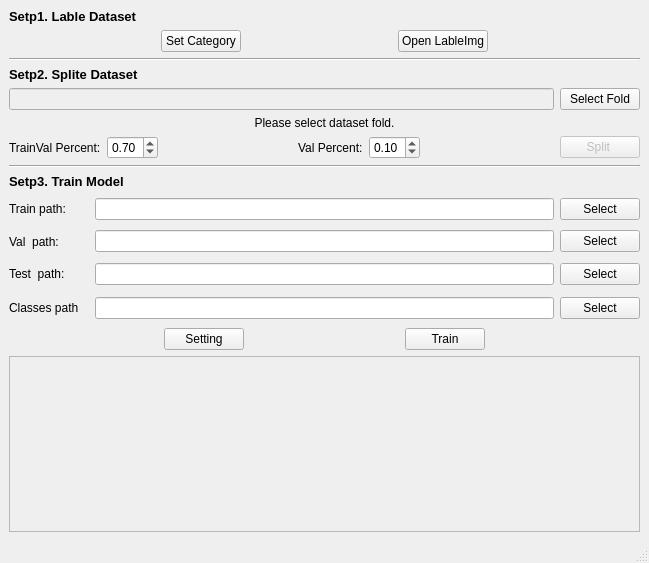
<?xml version="1.0" encoding="UTF-8"?>
<ui version="4.0">
 <class>MainWindow</class>
 <widget class="QMainWindow" name="MainWindow">
  <property name="geometry">
   <rect>
    <x>0</x>
    <y>0</y>
    <width>649</width>
    <height>563</height>
   </rect>
  </property>
  <property name="windowTitle">
   <string>Model Train</string>
  </property>
  <widget class="QWidget" name="centralwidget">
   <layout class="QHBoxLayout" name="horizontalLayout_4">
    <item>
     <layout class="QGridLayout" name="gridLayout">
      <item row="2" column="0">
       <widget class="QLabel" name="label_2">
        <property name="font">
         <font>
          <pointsize>10</pointsize>
          <weight>75</weight>
          <bold>true</bold>
         </font>
        </property>
        <property name="text">
         <string>Setp2. Splite Dataset </string>
        </property>
       </widget>
      </item>
      <item row="3" column="0">
       <layout class="QHBoxLayout" name="horizontalLayout_5">
        <item>
         <widget class="QLineEdit" name="le_dataset_path">
          <property name="enabled">
           <bool>false</bool>
          </property>
         </widget>
        </item>
        <item>
         <widget class="QPushButton" name="btn_select_dataset">
          <property name="text">
           <string>Select Fold</string>
          </property>
         </widget>
        </item>
       </layout>
      </item>
      <item row="5" column="0">
       <layout class="QHBoxLayout" name="horizontalLayout_2">
        <item>
         <widget class="QLabel" name="label_4">
          <property name="text">
           <string>TrainVal Percent:</string>
          </property>
         </widget>
        </item>
        <item>
         <widget class="QDoubleSpinBox" name="doubleSpinBox_trainval">
          <property name="maximum">
           <double>1.000000000000000</double>
          </property>
          <property name="singleStep">
           <double>0.200000000000000</double>
          </property>
          <property name="value">
           <double>0.700000000000000</double>
          </property>
         </widget>
        </item>
        <item>
         <spacer name="horizontalSpacer_5">
          <property name="orientation">
           <enum>Qt::Horizontal</enum>
          </property>
          <property name="sizeHint" stdset="0">
           <size>
            <width>40</width>
            <height>20</height>
           </size>
          </property>
         </spacer>
        </item>
        <item>
         <widget class="QLabel" name="label_5">
          <property name="text">
           <string>Val Percent:</string>
          </property>
         </widget>
        </item>
        <item>
         <widget class="QDoubleSpinBox" name="doubleSpinBox_val">
          <property name="maximum">
           <double>1.000000000000000</double>
          </property>
          <property name="singleStep">
           <double>0.100000000000000</double>
          </property>
          <property name="value">
           <double>0.100000000000000</double>
          </property>
         </widget>
        </item>
        <item>
         <spacer name="horizontalSpacer_4">
          <property name="orientation">
           <enum>Qt::Horizontal</enum>
          </property>
          <property name="sizeHint" stdset="0">
           <size>
            <width>40</width>
            <height>20</height>
           </size>
          </property>
         </spacer>
        </item>
        <item>
         <widget class="QPushButton" name="btn_split">
          <property name="enabled">
           <bool>false</bool>
          </property>
          <property name="text">
           <string>Split </string>
          </property>
         </widget>
        </item>
       </layout>
      </item>
      <item row="0" column="0">
       <layout class="QVBoxLayout" name="verticalLayout">
        <item>
         <widget class="QLabel" name="label">
          <property name="font">
           <font>
            <pointsize>10</pointsize>
            <weight>75</weight>
            <bold>true</bold>
           </font>
          </property>
          <property name="text">
           <string>Setp1. Lable Dataset</string>
          </property>
         </widget>
        </item>
        <item>
         <layout class="QHBoxLayout" name="horizontalLayout">
          <item>
           <spacer name="horizontalSpacer_2">
            <property name="orientation">
             <enum>Qt::Horizontal</enum>
            </property>
            <property name="sizeHint" stdset="0">
             <size>
              <width>40</width>
              <height>20</height>
             </size>
            </property>
           </spacer>
          </item>
          <item>
           <widget class="QPushButton" name="btn_set_category">
            <property name="text">
             <string>Set Category</string>
            </property>
           </widget>
          </item>
          <item>
           <spacer name="horizontalSpacer">
            <property name="orientation">
             <enum>Qt::Horizontal</enum>
            </property>
            <property name="sizeHint" stdset="0">
             <size>
              <width>40</width>
              <height>20</height>
             </size>
            </property>
           </spacer>
          </item>
          <item>
           <widget class="QPushButton" name="btn_openlabelimg">
            <property name="text">
             <string>Open LableImg</string>
            </property>
           </widget>
          </item>
          <item>
           <spacer name="horizontalSpacer_3">
            <property name="orientation">
             <enum>Qt::Horizontal</enum>
            </property>
            <property name="sizeHint" stdset="0">
             <size>
              <width>40</width>
              <height>20</height>
             </size>
            </property>
           </spacer>
          </item>
         </layout>
        </item>
       </layout>
      </item>
      <item row="1" column="0">
       <widget class="Line" name="line">
        <property name="orientation">
         <enum>Qt::Horizontal</enum>
        </property>
       </widget>
      </item>
      <item row="8" column="0">
       <layout class="QVBoxLayout" name="verticalLayout_2">
        <item>
         <layout class="QHBoxLayout" name="horizontalLayout_6">
          <item>
           <widget class="QLabel" name="label_6">
            <property name="minimumSize">
             <size>
              <width>80</width>
              <height>28</height>
             </size>
            </property>
            <property name="maximumSize">
             <size>
              <width>200</width>
              <height>28</height>
             </size>
            </property>
            <property name="text">
             <string>Train path:</string>
            </property>
           </widget>
          </item>
          <item>
           <widget class="QLineEdit" name="le_train_path">
            <property name="minimumSize">
             <size>
              <width>209</width>
              <height>0</height>
             </size>
            </property>
            <property name="maximumSize">
             <size>
              <width>16777215</width>
              <height>16777215</height>
             </size>
            </property>
           </widget>
          </item>
          <item>
           <widget class="QPushButton" name="btn_select_train_dataset">
            <property name="text">
             <string>Select</string>
            </property>
           </widget>
          </item>
         </layout>
        </item>
        <item>
         <layout class="QHBoxLayout" name="horizontalLayout_7">
          <item>
           <widget class="QLabel" name="label_7">
            <property name="minimumSize">
             <size>
              <width>80</width>
              <height>25</height>
             </size>
            </property>
            <property name="maximumSize">
             <size>
              <width>200</width>
              <height>28</height>
             </size>
            </property>
            <property name="text">
             <string>Val  path:</string>
            </property>
           </widget>
          </item>
          <item>
           <widget class="QLineEdit" name="le_val_path">
            <property name="minimumSize">
             <size>
              <width>209</width>
              <height>0</height>
             </size>
            </property>
            <property name="maximumSize">
             <size>
              <width>16777215</width>
              <height>16777215</height>
             </size>
            </property>
           </widget>
          </item>
          <item>
           <widget class="QPushButton" name="btn_select_val_dataset">
            <property name="text">
             <string>Select</string>
            </property>
           </widget>
          </item>
         </layout>
        </item>
        <item>
         <layout class="QHBoxLayout" name="horizontalLayout_8">
          <item>
           <widget class="QLabel" name="label_8">
            <property name="minimumSize">
             <size>
              <width>80</width>
              <height>28</height>
             </size>
            </property>
            <property name="maximumSize">
             <size>
              <width>200</width>
              <height>28</height>
             </size>
            </property>
            <property name="text">
             <string>Test  path:</string>
            </property>
           </widget>
          </item>
          <item>
           <widget class="QLineEdit" name="le_test_path">
            <property name="minimumSize">
             <size>
              <width>209</width>
              <height>0</height>
             </size>
            </property>
            <property name="maximumSize">
             <size>
              <width>16777215</width>
              <height>16777215</height>
             </size>
            </property>
           </widget>
          </item>
          <item>
           <widget class="QPushButton" name="btn_select_test_dataset">
            <property name="text">
             <string>Select</string>
            </property>
           </widget>
          </item>
         </layout>
        </item>
        <item>
         <layout class="QHBoxLayout" name="horizontalLayout_9">
          <item>
           <widget class="QLabel" name="label_9">
            <property name="minimumSize">
             <size>
              <width>80</width>
              <height>28</height>
             </size>
            </property>
            <property name="maximumSize">
             <size>
              <width>200</width>
              <height>28</height>
             </size>
            </property>
            <property name="text">
             <string>Classes path</string>
            </property>
           </widget>
          </item>
          <item>
           <widget class="QLineEdit" name="le_classes_path">
            <property name="minimumSize">
             <size>
              <width>209</width>
              <height>0</height>
             </size>
            </property>
            <property name="maximumSize">
             <size>
              <width>16777215</width>
              <height>16777215</height>
             </size>
            </property>
           </widget>
          </item>
          <item>
           <widget class="QPushButton" name="btn_select_classes_file">
            <property name="text">
             <string>Select</string>
            </property>
           </widget>
          </item>
         </layout>
        </item>
       </layout>
      </item>
      <item row="9" column="0">
       <layout class="QHBoxLayout" name="horizontalLayout_3">
        <item>
         <spacer name="horizontalSpacer_7">
          <property name="orientation">
           <enum>Qt::Horizontal</enum>
          </property>
          <property name="sizeHint" stdset="0">
           <size>
            <width>40</width>
            <height>20</height>
           </size>
          </property>
         </spacer>
        </item>
        <item>
         <widget class="QPushButton" name="btn_train_setting">
          <property name="text">
           <string>Setting</string>
          </property>
         </widget>
        </item>
        <item>
         <spacer name="horizontalSpacer_6">
          <property name="orientation">
           <enum>Qt::Horizontal</enum>
          </property>
          <property name="sizeHint" stdset="0">
           <size>
            <width>40</width>
            <height>20</height>
           </size>
          </property>
         </spacer>
        </item>
        <item>
         <widget class="QPushButton" name="btn_train">
          <property name="text">
           <string>Train</string>
          </property>
         </widget>
        </item>
        <item>
         <spacer name="horizontalSpacer_8">
          <property name="orientation">
           <enum>Qt::Horizontal</enum>
          </property>
          <property name="sizeHint" stdset="0">
           <size>
            <width>40</width>
            <height>20</height>
           </size>
          </property>
         </spacer>
        </item>
       </layout>
      </item>
      <item row="6" column="0">
       <widget class="Line" name="line_2">
        <property name="orientation">
         <enum>Qt::Horizontal</enum>
        </property>
       </widget>
      </item>
      <item row="4" column="0">
       <widget class="QLabel" name="label_dataset_info">
        <property name="text">
         <string>Please select dataset fold.</string>
        </property>
        <property name="alignment">
         <set>Qt::AlignCenter</set>
        </property>
       </widget>
      </item>
      <item row="7" column="0">
       <widget class="QLabel" name="label_3">
        <property name="font">
         <font>
          <pointsize>10</pointsize>
          <weight>75</weight>
          <bold>true</bold>
         </font>
        </property>
        <property name="text">
         <string>Setp3. Train Model</string>
        </property>
       </widget>
      </item>
      <item row="10" column="0">
       <widget class="QTextEdit" name="textEdit">
        <property name="enabled">
         <bool>false</bool>
        </property>
       </widget>
      </item>
     </layout>
    </item>
   </layout>
  </widget>
  <widget class="QStatusBar" name="statusbar"/>
  <action name="actionSetting">
   <property name="text">
    <string>Setting</string>
   </property>
  </action>
  <action name="actionClose">
   <property name="text">
    <string>Close</string>
   </property>
  </action>
 </widget>
 <resources/>
 <connections/>
</ui>
